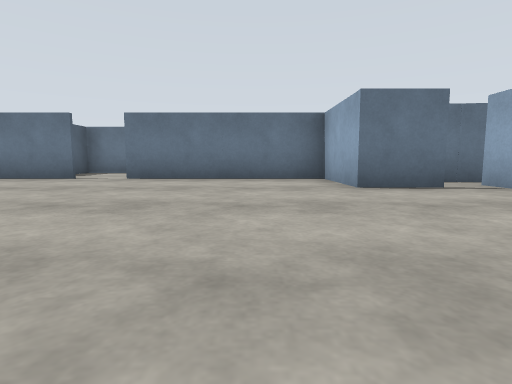
View 1 (above)

21 first-person views from a walk through a world built for the Gazebo simulator. The camera is 0.72 m above the floor, tilts 6° down and sees 80° across. The floor is counted in squares, 2 m on a side. Each view is taken from the middle of a square. On the plan, view 1 faces up. The plan holds only what a view shows up to about 9 squares ahead; the rest is blank. The place goes on beyond the plan. Simple shapes stand in for some stock models.

View 2
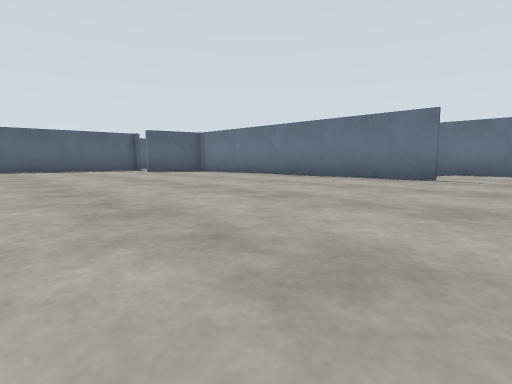

View 3
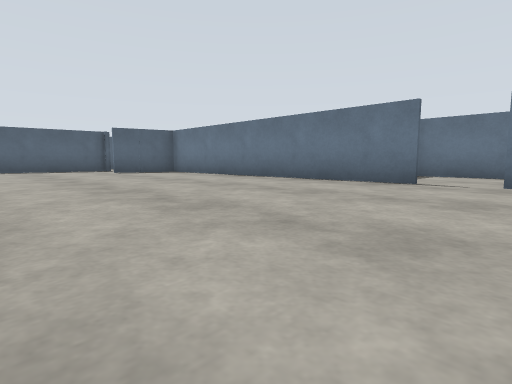

View 4
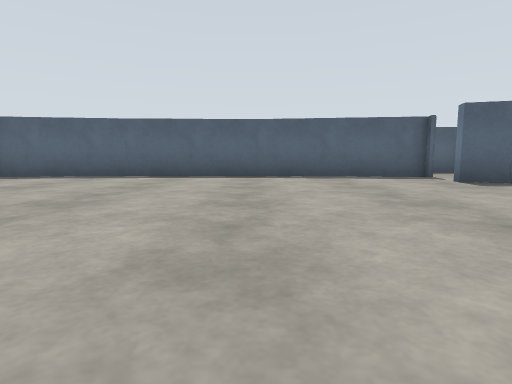

View 5
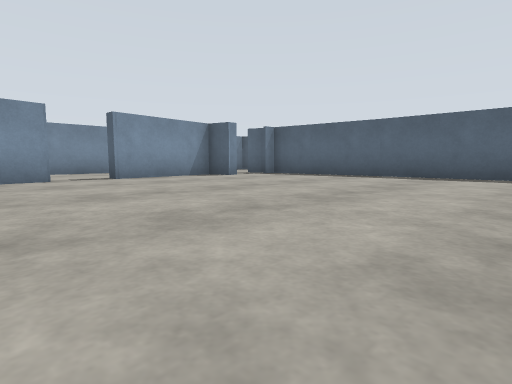

View 6
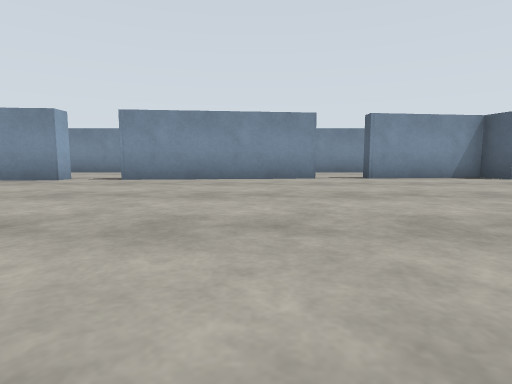

View 7
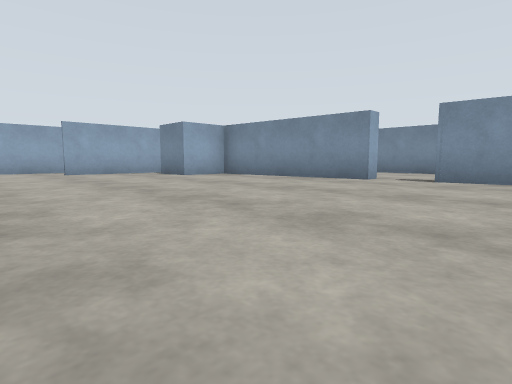

View 8
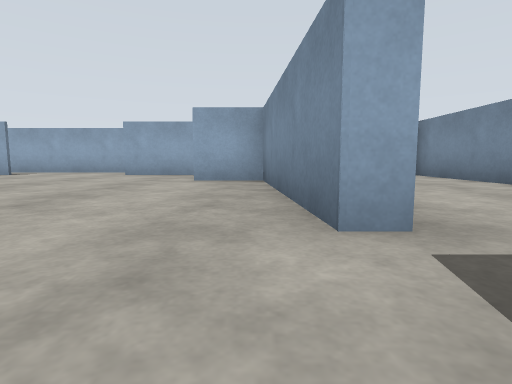

View 9
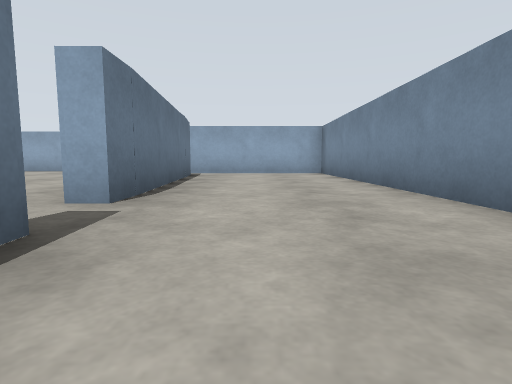

View 10
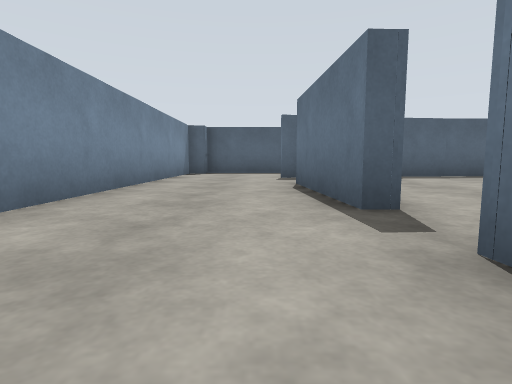

View 11
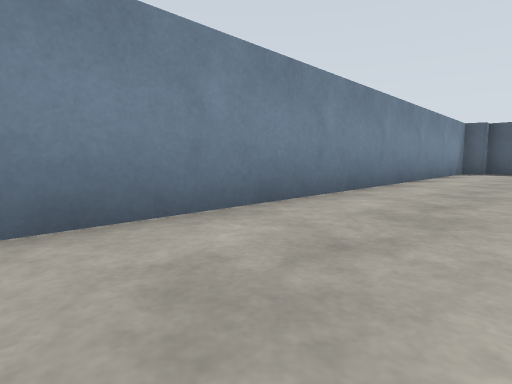

View 12
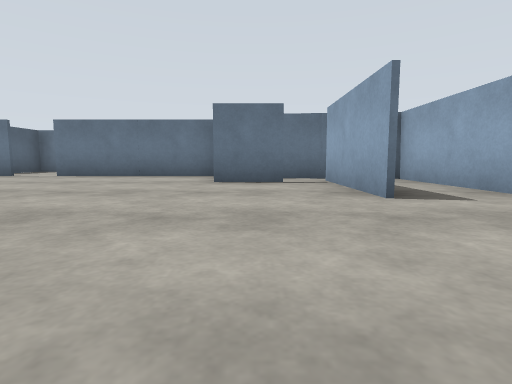

View 13
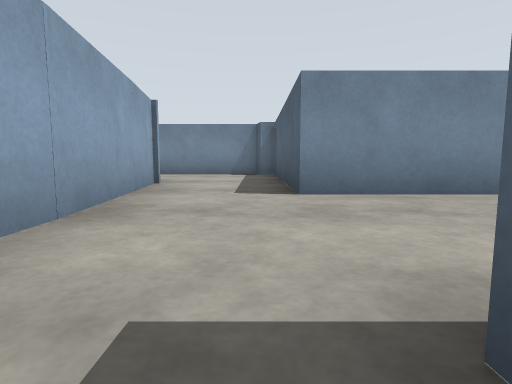

View 14
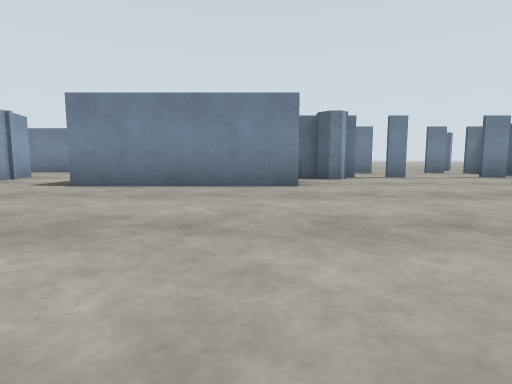

View 15
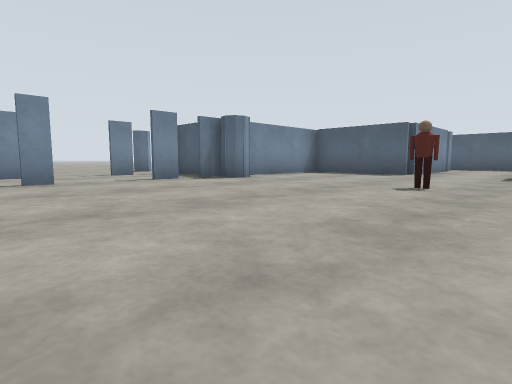

View 16
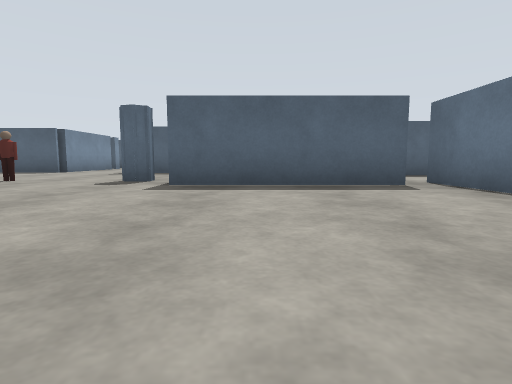

View 17
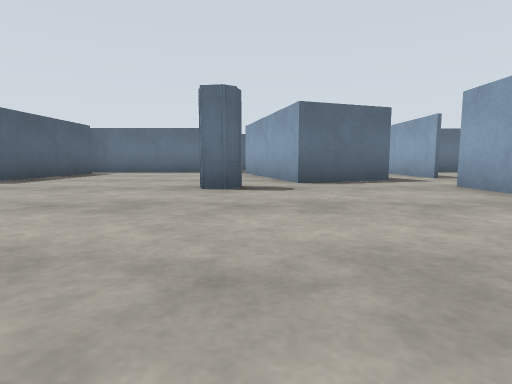

View 18
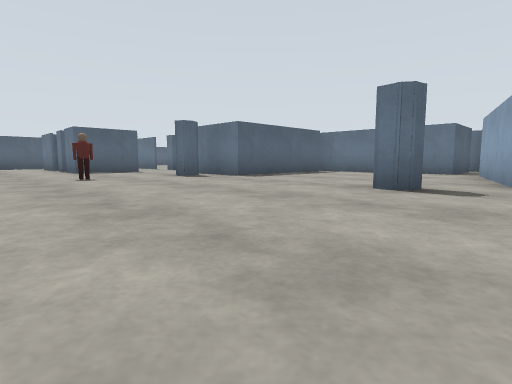

View 19
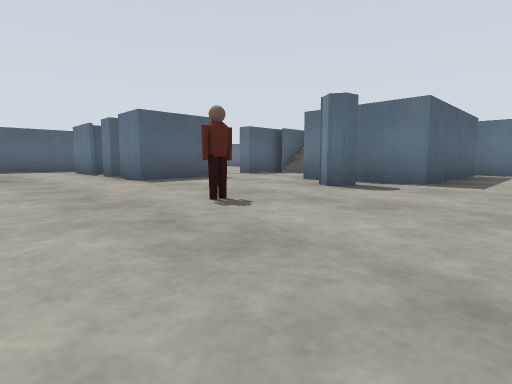

View 20
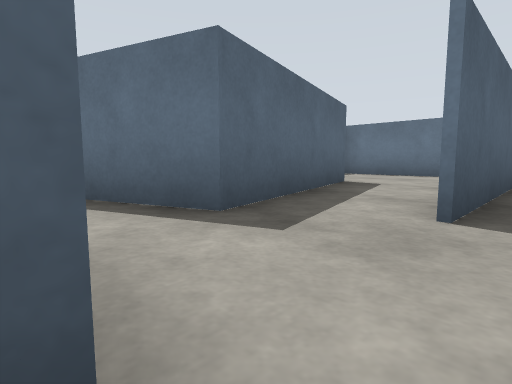

View 21
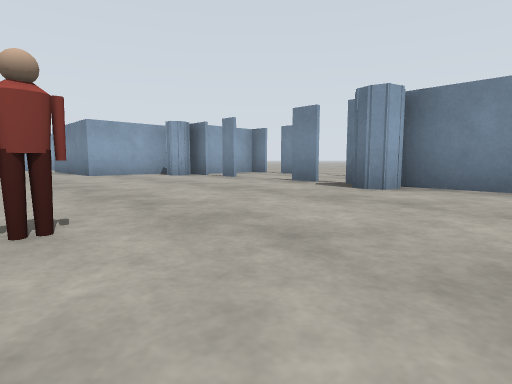

### Floor plan
Points are (right, up) in squares from view 1. A wall is a line through its corners. A room is listed if a view was taken in it or the views show most of it. See-through windows are left out.
Room 1 (views 1, 2, 3, 4, 5, 6, 7, 8, 12)
walls: (-3.4, 5.9) (-10, 5.9); (-2.5, -4.4) (1.3, -4) (1.3, -2.8) (2.5, -2.9); (-7.3, -4.9) (-3.5, -4.5); (-10.6, 5.3) (-10.9, 4.2); (-2.6, 8.4) (-4.6, 8.4) (-4.6, 7.2); (2.5, 3.9) (1.3, 3.9) (1.3, 5.9) (-2.5, 5.9); (-10.8, -4.6) (-10.6, -5.3) (-8.2, -5); (-13.1, 1.1) (-12.4, -4.7) (-12, -4.7); (3.2, 1.8) (3.2, 4.4); (-12.4, 4.7) (-12.8, 1); (3.2, -4) (3.2, -0.9)
ways out: opening at (-8, -5) to room 2; opening at (-3, -5) to room 2; gap at (-11, -5) to room 2; opening at (3, 0.5) to room 4
Room 2 (views 9, 10, 11)
walls: (-8.2, -5) (-8.2, -5.2) (-10.6, -5.4); (-3, -7.8) (3.2, -7.8) (3.2, -4); (-12.2, -5.5) (-12.4, -4.7); (-14.1, -7.3) (-14, -7.8) (-5.1, -7.8); (-14.4, -5.6) (-14.4, -7.3); (2.5, -4.5) (-2.5, -4.8) (-2.5, -4.4)
ways out: opening at (-8, -5) to room 1; opening at (-3, -5) to room 1; gap at (-11, -5) to room 1; opening at (-13, -5) to room 3
Room 3 (views 13, 14, 15, 16, 17, 18, 19, 20, 21)
walls: (-23.2, 1.2) (-23, 0.9) (-23.3, 0.7); (-18.2, 0.7) (-18.7, 0.8); (-26.3, 1) (-26.3, -0.6) (-27.2, -0.6); (-23.1, -4.7) (-22.9, -5.1); (-23.6, -5) (-23.5, -4.6) (-23, -4.7); (-22.2, -5.3) (-21.6, -5.3); (-22.3, 5.3) (-22.3, 1.8) (-24.5, 1.8); (-23.1, -5.3) (-22.6, -5.3); (-20.1, -5.3) (-19.6, -5.3); (-18.8, -4.7) (-18.6, -4.7) (-18.5, -4.5) (-18.1, -4.9); (-27.7, -0.6) (-28.4, -0.6); (-27.1, -2.8) (-26.7, -2.8) (-26.7, -5.3) (-23.4, -5.3); (-19.1, -5.3) (-18.4, -5.3); (-27, 3.9) (-26.9, 2.7) (-27.4, 2.7); (-26.7, 4.3) (-26.7, 3.8); (-18.9, 5.9) (-22.9, 5.9); (-15.3, 0.1) (-15.3, 1.1); (-15.7, 2.3) (-17.3, 1.8) (-18.3, 5.3); (-17.6, -5.1) (-17.6, -3.2) (-14.4, -3.2) (-14.4, -5.6); (-29.1, -0.6) (-30.5, -0.6); (-29.4, -2.8) (-28.4, -2.8); (-31.9, -0.9) (-31.9, -2.1); (-12.7, -3.6) (-12.8, -1.4); (-12.4, -4.7) (-12.6, -3.5)
low walls: (-14.4, 1.1) (-14.4, -0.6)
ways out: opening at (-13, -5) to room 2; opening at (-21, -5) to room 6; opening at (-16, 2) to room 7; opening at (-14, 0.5) to room 7; opening at (-27, 2)
objects: person (-23, -1)
Room 4 (no view inside)
walls: (4.7, -1.2) (4.7, 4.8) (2.5, 5)
ways out: opening at (3, 0.5) to room 1
Room 5 (no view inside)
walls: (-16.6, 5.7) (-16.2, 4.3); (-15.7, 8.4) (-18.1, 8.4); (-18.9, 7.6) (-18.9, 5.9)
ways out: opening at (-15, 4) to room 7
Room 6 (no view inside)
walls: (-20.2, -7.3) (-19.6, -7.3); (-22.2, -7.3) (-21.6, -7.3); (-23.3, -6.1) (-23.3, -7.3); (-19.1, -7.3) (-18.5, -7.3) (-18.5, -5.8)
ways out: opening at (-21, -5) to room 3; opening at (-21, -7)
Room 7 (no view inside)
walls: (-14.5, 2.9) (-14.5, 5.1); (-16.2, 4.3) (-15.7, 2.3)
ways out: opening at (-16, 2) to room 3; opening at (-14, 0.5) to room 3; opening at (-15, 4) to room 5

Positions as (right, up) in squares from view 1, and headings:
1: (0, 0), facing up
2: (-2, 0), facing up-left
3: (-2, 1), facing up-left
4: (-6, 1), facing left
5: (-6, 1), facing down-left
6: (-6, 1), facing down
7: (-5, 1), facing down-right
8: (-4, -4), facing right
9: (-5, -6), facing right
10: (-6, -6), facing left
11: (-5, -6), facing down-left
12: (2, -1), facing up
13: (-14, 0), facing down
14: (-17, 1), facing down
15: (-19, 0), facing down-left
16: (-18, 3), facing left
17: (-18, -3), facing up
18: (-17, -3), facing up-left
19: (-21, -3), facing up-left
20: (-14, 1), facing up-left
21: (-25, -1), facing down-right
